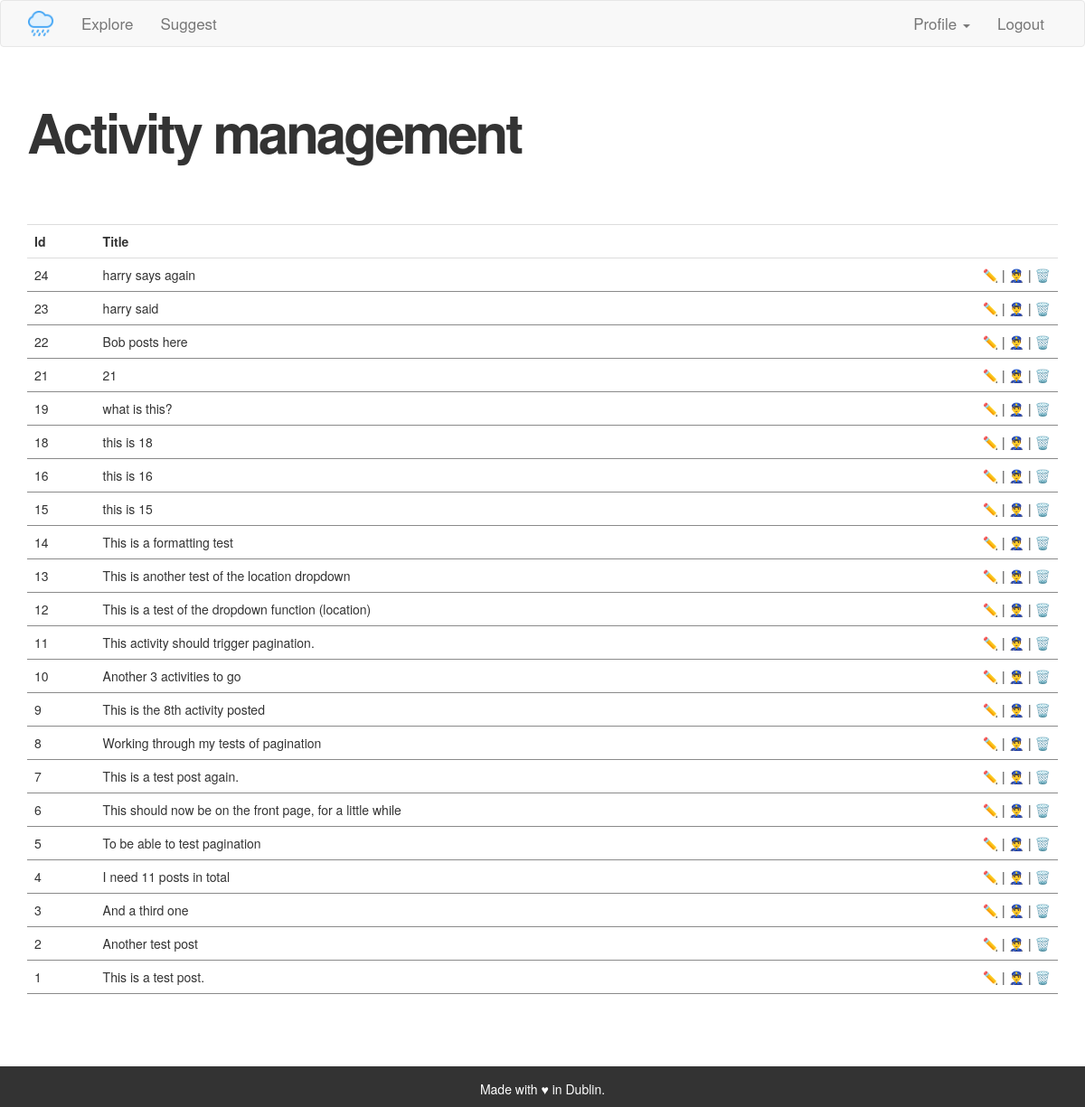
Before: /admin/moderation (signed in) with the older database file.
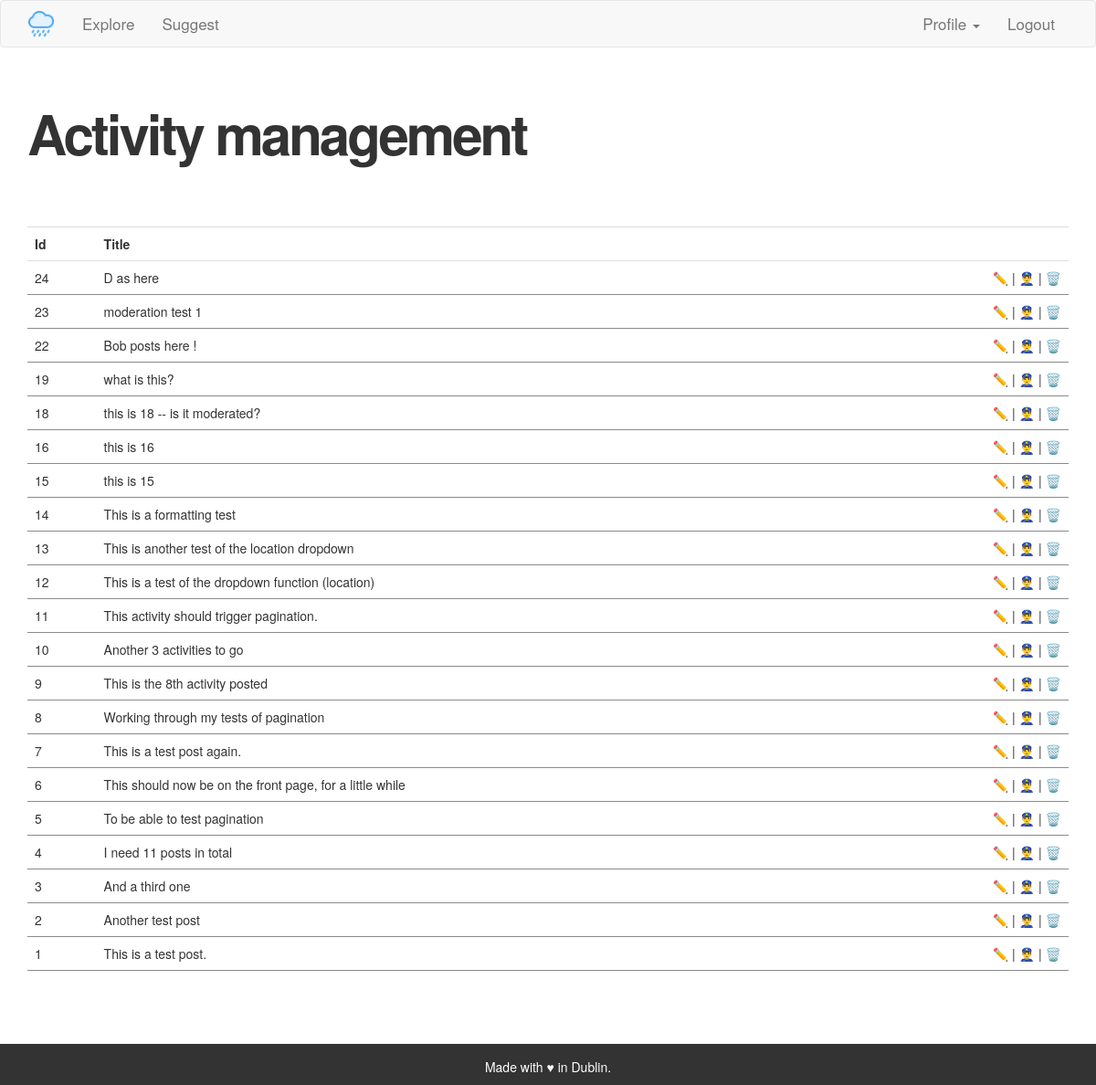
After: the same page with the newer database file.
### app/models.py (models this page shows, shortened)
class Activity(db.Model):
    id = db.Column(db.Integer, primary_key=True)
    title = db.Column(db.String(140))
    body = db.Column(db.String(1400))
    location = db.Column(db.String(140))
    timestamp = db.Column(db.DateTime, index=True, default=datetime.utcnow)
    user_id = db.Column(db.Integer, db.ForeignKey('user.id'))
    moderation = db.Column(db.Integer, default=1)

### app/routes.py (the view)
@app.route('/admin/moderation', methods=['GET', 'POST'])
@login_required
def adminmorderation():
    if current_user.admin == 1:
        activities = Activity.query.order_by(
            Activity.moderation.desc()).order_by(Activity.timestamp.desc())
    else:
        flash('This is a restricted area.')
        return redirect(url_for('index'))
    return render_template("moderation.html", title='Activity moderation',
        activities=activities)

### app/models.py (called while the page is built)
@login.user_loader
def load_user(id):
    return User.query.get(int(id))

### app/routes.py (called while the page is built)
@app.before_request
def before_request():
    if current_user.is_authenticated:
        current_user.last_seen = datetime.utcnow()
        db.session.commit()

### app/templates/moderation.html (shortened to what this page needs)
{% extends "base.html" %}
{% block app_content %}
    <h1>Activity management</h1>
    <table class="table">
        <tr>
            <th>Id</th>
            <th>Title</th>
            <th></th>
        </tr>
            {% for activity in activities %}
                    {% include '_moderation.html' %}
            {% endfor %}
    </table>
{% endblock %}

### app/templates/_moderation.html (shortened to what this page needs)
    <tr>
        <td>{{ activity.id }}</td>
        <td><a class="nolinkdecoration" href="{{ url_for('activitypage',
            activityid=activity.id) }}">{{ activity.title }}</a>&ensp;
                </td>
        <td class="align-right"><a class="nolinkdecorationimage" href="
            {{ url_for('edit_activity', activityid=activity.id) }}">✏️ </a> |
            <a class="nolinkdecorationimage" href="{{ url_for('moderateactivity', activityid=activity.id) }}">👮‍♂️ </a> |
            <a class="nolinkdecorationimage" href="{{ url_for('delete_activity', activityid=activity.id) }}">🗑️</td>
    </tr>

Changed rows visible on the page:
removed Activity: id "21", title "21"
changed Activity id 24: title "harry says again" → "D as here"
changed Activity id 23: title "harry said" → "moderation test 1"
changed Activity id 22: title "Bob posts here" → "Bob posts here !"
changed Activity id 18: title "this is 18" → "this is 18 -- is it moderated?"
